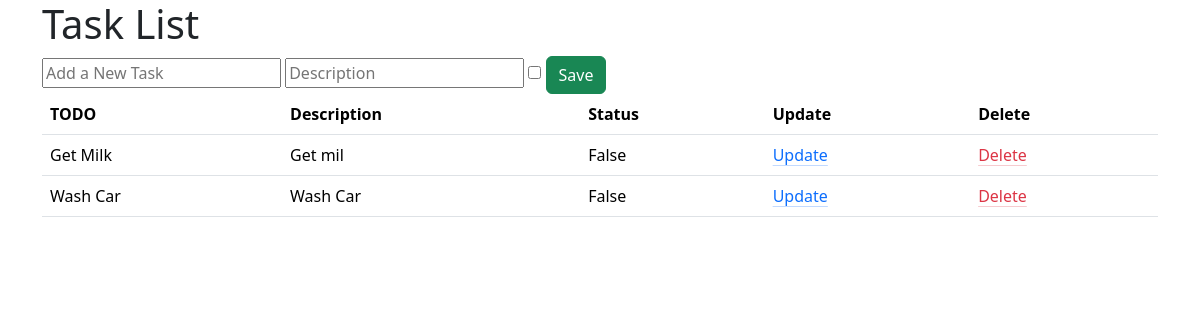
The app's page /tasklist/, older data.
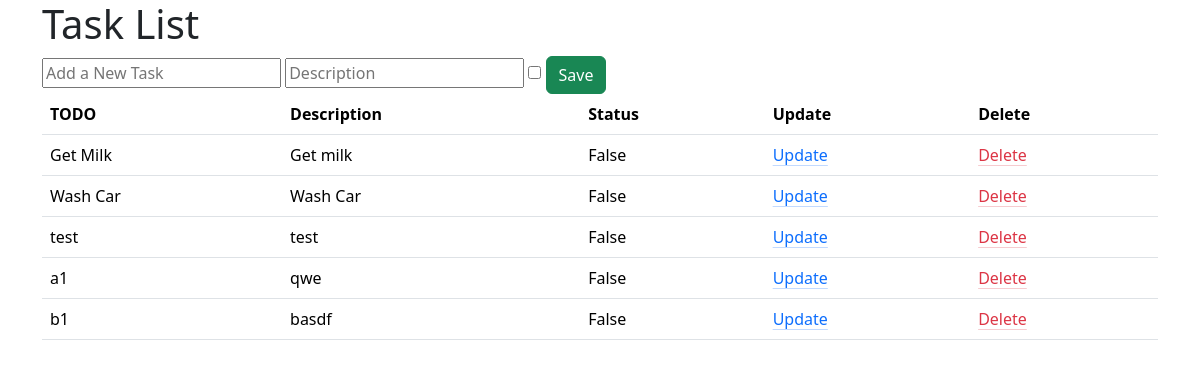
The same page, newer data.
### base/models.py (models this page shows, shortened)
class Task (models.Model):
    title =models.CharField(max_length=200)
    description =models.TextField(null=True,blank=True)
    complete = models.BooleanField(default=False)
    create= models.DateTimeField(auto_now_add=True)

### base/views.py (the view, shortened to what this page needs)
# urls.py: path('tasklist/', views.taskList, name="tasklist"),
def taskList(request):
    if request.method == 'GET':
        form = TaskForm()
        tasks = Task.objects.all()
        context = {'tasks': tasks, 'TaskForm': form}
    return render(request, 'base/tasklist.html', context)

### base/forms.py
class TaskForm(forms.ModelForm):
    title = forms.CharField(widget=forms.TextInput(
        attrs={'placeholder': 'Add a New Task'}))
    description = forms.CharField(widget=forms.TextInput(
        attrs={'placeholder': 'Description'}))
    class Meta:
        model = Task
        fields = '__all__'

### base/templates/base/tasklist.html (shortened to what this page needs)
{% extends "base.html" %}
{%block content%}
    <h1>Task List</h1>
    <form method="POST" action="/tasklist/">
        {{TaskForm.title}}
        {{TaskForm.description}}
        {{TaskForm.complete}}
        <button name="Create" class=" btn btn-success" type="submit">Save</button>
    </form>
    <table class="table table-hover">
        <tr>
            <th>TODO</th>
            <th>Description</th>
            <th>Status</th>
            <th>Update</th>
            <th>Delete</th>
        </tr>
        {% for task in tasks%}
            <tr>
                <td>{{task.title}}</td>
                <td>{{task.description}}</td>
                <td>{{task.complete}}</td>
                <td><a href="{% url 'updatetask' task.id %}" class="link-primary link-offset-2 link-underline-opacity-25 link-underline-opacity-100-hover">Update</a></td>
                <td><a href="{% url 'deletetask' task.id %}" class="link-danger link-offset-2 link-underline-opacity-25 link-underline-opacity-100-hover">Delete</a></td>
            </tr>
        {% endfor %}
    </table>
{% endblock %}

Row changes from the older to the newer data that the page shows:
changed Task "Get Milk": description "Get mil" → "Get milk"
added Task: title "test", description "test", complete "False"
added Task: title "a1", description "qwe", complete "False"
added Task: title "b1", description "basdf", complete "False"
